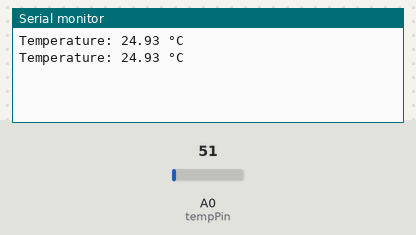
Recording of a sketch running on a simulated Arduino Uno, built with avr-gcc and run on an emulated ATmega328P. On the bench: the last lines printed to the serial monitor. The inputs (shaded band) are chosen by the test bench; at power-on: A0 (tempPin) = 51.

Above: at 1.8 s.
1.9 s: A0 (tempPin) set to 61
At 2.7 s:
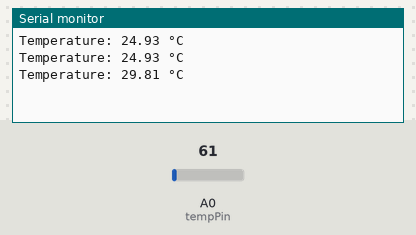
3.4 s: A0 (tempPin) set to 71
At 4.8 s:
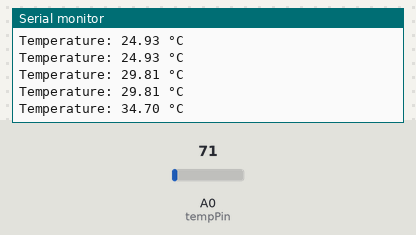
Timing chart, 0 to 6.4 s (numbered marks = the images above; inputs shaded):
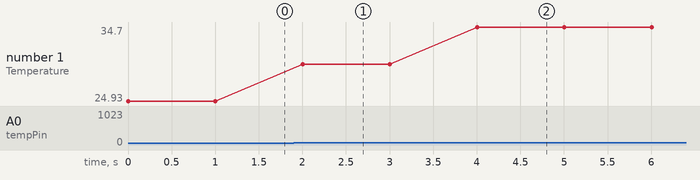

The sketch:

Pract_6.ino
```cpp
const int tempPin = A0; // Pin where the LM35 is connected

void setup() {
  Serial.begin(9600); // Initialize serial communication at 9600 bits per second
}

void loop() {
  int sensorValue = analogRead(tempPin); // Read the analog value from the sensor
  float voltage = sensorValue * (5.0 / 1023.0); // Convert the analog reading to voltage
  float temperatureC = voltage * 100.0; // Convert the voltage to temperature in Celsius

  Serial.print("Temperature: ");
  Serial.print(temperatureC);
  Serial.println(" °C");

  delay(1000); // Wait for a second before taking another reading
}
```

Measured:
- after the input at 1.9 s, the serial monitor: prints a new line after 0.10 s (image 1)
- after the input at 3.4 s, the serial monitor: prints a new line after 0.60 s (image 2)
- plotted number 1: 24.93 → 29.81 after the input at 1.9 s, 29.81 → 34.7 after the input at 3.4 s
